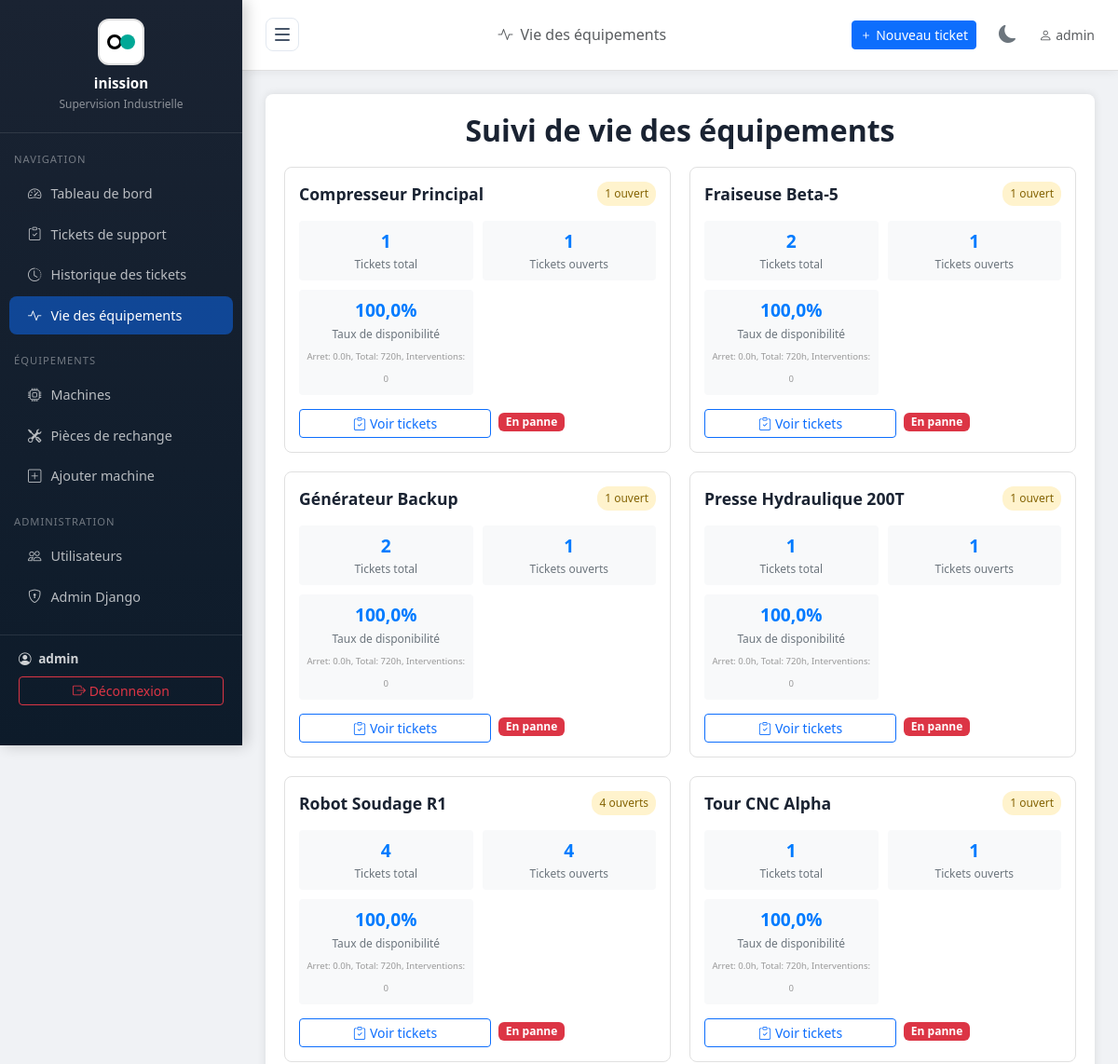
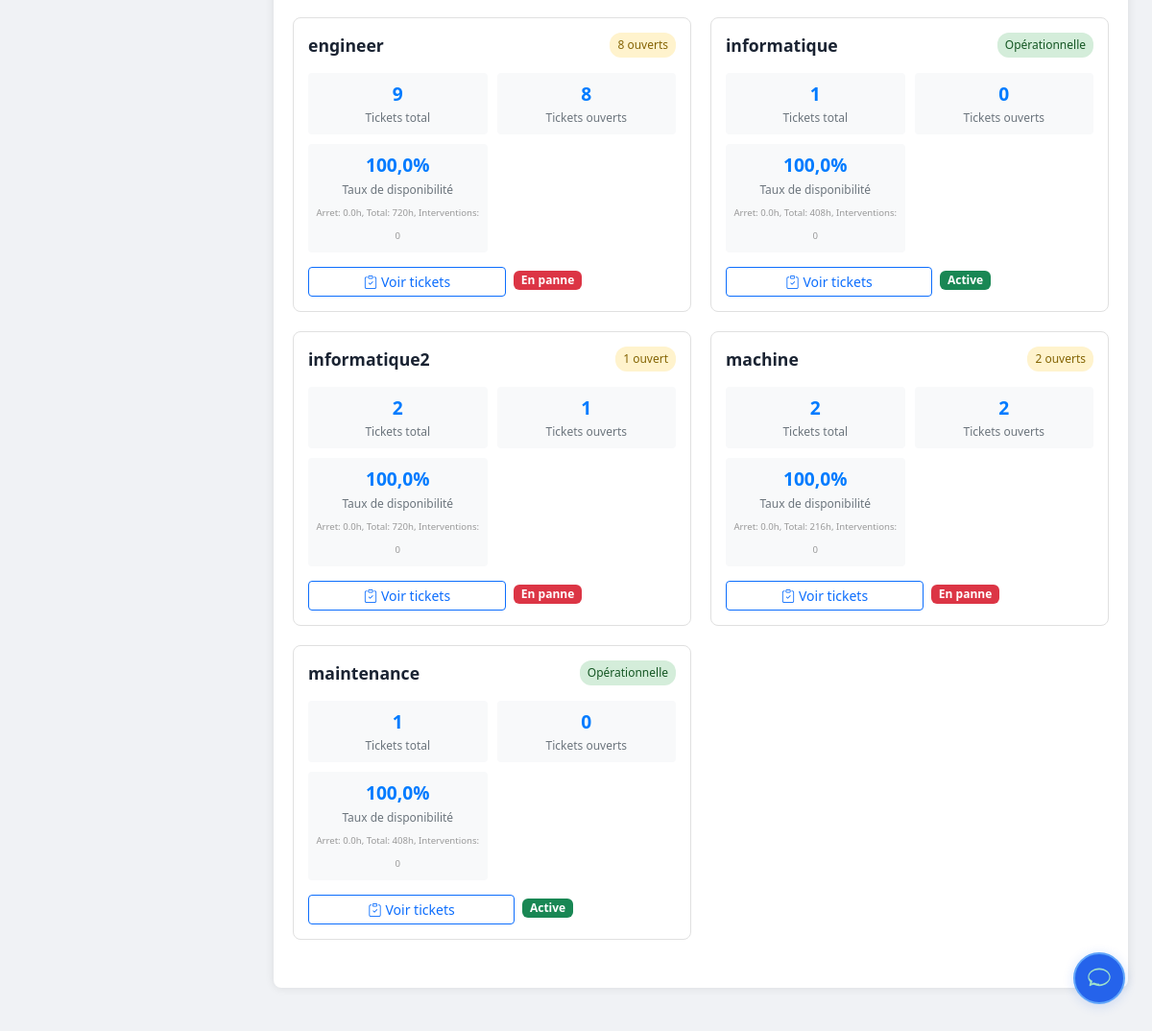
Screenshot of /interventions/viee/ (signed in) with the database file from the repository (2 pictures, top to bottom).
### tickets/models.py (models this page shows, shortened)
class Machine(models.Model):
    nom = models.CharField(max_length=200, verbose_name="Nom de la machine")
    reference = models.CharField(max_length=100, unique=True, verbose_name="Référence")
    localisation = models.CharField(max_length=200, verbose_name="Localisation / Zone")
    description = models.TextField(blank=True, verbose_name="Description")
    actif = models.BooleanField(default=True, verbose_name="Active")
    date_installation = models.DateField(null=True, blank=True, verbose_name="Date d'installation")
    department = models.ForeignKey('Department', on_delete=models.SET_NULL, null=True, blank=True, verbose_name="Département associé")
    operator = models.ForeignKey('OperatorProfile', on_delete=models.SET_NULL, null=True, blank=True, verbose_name="Opérateur assigné")
    manuel_pdf = models.FileField(upload_to='machines/manuals/', blank=True, null=True, verbose_name="Manuel d'utilisation (PDF)")
    manuel_texte = models.TextField(blank=True, null=True, verbose_name="Manuel d'utilisation (texte)")
    class Meta:
        verbose_name = "Machine"
        verbose_name_plural = "Machines"
        ordering = ['nom']

### tickets/views.py (the view, shortened to what this page needs)
# urls.py: path('interventions/viee/', views.viee_dashboard, name='viee_dashboard'),
@login_required
@login_required
def viee_dashboard(request):
    from django.db.models import Count, Q
    user = request.user
    profile = getattr(user, 'operatorprofile', None)
    if is_admin_or_supervisor(user):
        if profile and profile.role == 'superviseur' and profile.department:
            machine_base_qs = Machine.objects.filter(department=profile.department)
        else:
            machine_base_qs = Machine.objects.all()
    else:
        if not profile:
            messages.error(request, "Aucun profil opérateur trouvé.")
            return redirect('dashboard')
        machine_base_qs = profile.machines.all()
    machines_qs = machine_base_qs.annotate(
        nb_demandes=Count('ticketsupport'),
        nb_demandes_ouvertes=Count('ticketsupport', filter=Q(ticketsupport__statut__in=['en_attente', 'validee', 'en_cours'])),
        nb_demandes_critiques=Count('ticketsupport', filter=Q(ticketsupport__nature_probleme='critique', ticketsupport__statut__in=['en_attente', 'validee', 'en_cours'])),
    ).order_by('nom')
    paginator = Paginator(machines_qs, 25)  # 25 machines par page
    page = request.GET.get('page')
    try:
        machines = paginator.page(page)
    except PageNotAnInteger:
        machines = paginator.page(1)
    except EmptyPage:
        machines = paginator.page(paginator.num_pages)
    for machine in machines:
        total_arret_heures = 0
        interventions = InterventionTechnique.objects.filter(
            numero_ticket__machine=machine,
            date_fin_intervention__isnull=False
        )
        nb_interventions_terminees = interventions.count()
        if machine.date_installation:
            temps_total = (timezone.now().date() - machine.date_installation).days * 24
        else:
            temps_total = 30 * 24
        if temps_total > 0:
            temps_disponible = max(0, temps_total - total_arret_heures)
            machine.taux_disponibilite = (temps_disponible / temps_total) * 100
        else:
            machine.taux_disponibilite = 100.0
        machine.taux_disponibilite = round(machine.taux_disponibilite, 2)
        machine.debug_info = f"Arret: {total_arret_heures:.1f}h, Total: {temps_total}h, Interventions: {nb_interventions_terminees}"
    demandes_recentes = TicketSupport.objects.select_related('machine').order_by('-date_creation')[:10]
    interventions_recentes = InterventionTechnique.objects.select_related('numero_demande', 'numero_demande__machine').order_by('-date_creation')[:10]
    context = {
        'machines': machines,
        'demandes_recentes': demandes_recentes,
        'interventions_recentes': interventions_recentes,
        'paginator': paginator,
    }
    return render(request, 'tickets/viee_dashboard.html', context)

### tickets/templates/tickets/viee_dashboard.html (shortened to what this page needs)
{% extends 'tickets/base.html' %}
{% load permissions %}
{% block page_title %}<i class="bi bi-activity me-2"></i>Vie des équipements{% endblock %}
{% block content %}
<div class="viee-container">
    <h2 class="viee-title">Suivi de vie des équipements</h2>
    <div class="machine-grid">
        {% for machine in machines %}
        <div class="machine-card" data-machine-id="{{ machine.pk }}">
            <div class="machine-header">
                <div class="machine-name">{{ machine.nom }}</div>
                {% if machine.nb_demandes_critiques > 0 %}
                <div class="machine-status status-danger">{{ machine.nb_demandes_critiques }} critique{{ machine.nb_demandes_critiques|pluralize }}</div>
                {% elif machine.nb_demandes_ouvertes > 0 %}
                <div class="machine-status status-warning">{{ machine.nb_demandes_ouvertes }} ouvert{{ machine.nb_demandes_ouvertes|pluralize }}</div>
                {% else %}
                <div class="machine-status status-good">Opérationnelle</div>
                {% endif %}
            </div>
            <div class="machine-stats">
                <div class="stat-item">
                    <div class="stat-number" data-field="nb_demandes">{{ machine.nb_demandes }}</div>
                    <div class="stat-label">Tickets total</div>
                </div>
                <div class="stat-item">
                    <div class="stat-number" data-field="nb_demandes_ouvertes">{{ machine.nb_demandes_ouvertes }}</div>
                    <div class="stat-label">Tickets ouverts</div>
                </div>
                <div class="stat-item">
                    <div class="stat-number" data-field="taux_disponibilite">{{ machine.taux_disponibilite }}%</div>
                    <div class="stat-label">Taux de disponibilité</div>
                    <small style="font-size: 0.6rem; color: #999;">{{ machine.debug_info }}</small>
                </div>
            </div>
            <div class="d-flex gap-2">
                <button type="button" class="btn btn-sm btn-outline-primary flex-grow-1" data-bs-toggle="modal" data-bs-target="#ticketsModal" data-machine-id="{{ machine.pk }}">
                    <i class="bi bi-clipboard-check me-1"></i>Voir tickets
                </button>
                <div class="d-flex flex-column flex-grow-1">
                    <span class="mb-1 machine-status-label">
                        {% if machine.actif %}
                            {% if machine.nb_demandes_ouvertes > 0 %}
                                <span class="badge bg-danger">En panne</span>
                            {% else %}
                                <span class="badge bg-success">Active</span>
                            {% endif %}
                        {% else %}
                            <span class="badge bg-secondary">Inactive</span>
                        {% endif %}
                    </span>
                </div>
            </div>
        </div>
            {% empty %}
        <div class="col-12 text-center py-5 text-muted">
            <i class="bi bi-cpu" style="font-size:4rem;display:block;margin-bottom:15px;"></i>
            Aucune machine active trouvée.
        </div>
        {% endfor %}
    </div>
{% endblock %}

### tickets/templates/tickets/base.html (shortened to what this page needs)
{% load permissions %}
<!DOCTYPE html>
<html lang="fr">
<head>
    <link href="https://cdnjs.cloudflare.com/ajax/libs/bootstrap/5.3.2/css/bootstrap.min.css" rel="stylesheet">
    <link href="https://cdnjs.cloudflare.com/ajax/libs/bootstrap-icons/1.11.3/font/bootstrap-icons.min.css" rel="stylesheet">
</head>
<body>
{% if user.is_authenticated %}
<div id="sidebar" class="sidebar d-flex flex-column">
    <div class="sidebar-inner">
    <div class="sidebar-brand flex-shrink-0">
        <div class="brand-icon"></div>
        <h5>inission</h5>
        <small>Supervision Industrielle</small>
    </div>
    <nav class="mt-2 flex-grow-1">
        <div class="sidebar-section">Navigation</div>
        <a href="{% url 'dashboard' %}" class="nav-link {% if request.resolver_match.url_name == 'dashboard' %}active{% endif %}">
            <i class="bi bi-speedometer2"></i><span>Tableau de bord</span>
        </a>
        <a href="{% url 'demande_dashboard' %}" class="nav-link {% if 'demande' in request.resolver_match.url_name %}active{% endif %}">
            <i class="bi bi-clipboard-check"></i><span>Tickets de support</span>
        </a>
            <a href="{% url 'ticket_history_list' %}" class="nav-link {% if request.resolver_match.url_name == 'ticket_history_list' %}active{% endif %}">
                <i class="bi bi-clock-history"></i><span>Historique des tickets</span>
            </a>
        <a href="{% url 'viee_dashboard' %}" class="nav-link {% if 'viee' in request.resolver_match.url_name %}active{% endif %}">
            <i class="bi bi-activity"></i><span>Vie des équipements</span>
        </a>
        {% if user|is_admin_or_supervisor %}
        <div class="sidebar-section">Équipements</div>
        <a href="{% url 'machine_list' %}" class="nav-link {% if 'machine' in request.resolver_match.url_name %}active{% endif %}">
            <i class="bi bi-cpu"></i><span>Machines</span>
        </a>
            <a href="{% url 'machine_spare_parts' %}" class="nav-link {% if request.resolver_match.url_name == 'machine_spare_parts' %}active{% endif %}">
                <i class="bi bi-tools"></i><span>Pièces de rechange</span>
            </a>
        <a href="{% url 'machine_create' %}" class="nav-link">
            <i class="bi bi-plus-square"></i><span>Ajouter machine</span>
        </a>
        {% endif %}
        {% if user.is_staff %}
        <div class="sidebar-section">Administration</div>
        <a href="{% url 'user_list' %}" class="nav-link {% if 'user' in request.resolver_match.url_name %}active{% endif %}">
            <i class="bi bi-people"></i><span>Utilisateurs</span>
        </a>
        <a href="/admin/" class="nav-link">
            <i class="bi bi-shield-lock"></i><span>Admin Django</span>
        </a>
        {% endif %}
    </nav>
    <div class="sidebar-footer flex-shrink-0">
        <div class="user-info">
            <i class="bi bi-person-circle me-1"></i>
            <strong>{{ user.get_full_name|default:user.username }}</strong>
        </div>
        <form action="{% url 'logout' %}" method="post" style="margin-top:8px;">
            <button type="submit" class="btn btn-sm btn-outline-danger w-100">
                <i class="bi bi-box-arrow-right"></i> <span>Déconnexion</span>
            </button>
        </form>
    </div>
    </div>
</div>
<div id="main" class="main-content">
    <div class="topbar">
        <button id="toggle-btn" onclick="toggleSidebar()">
            <span></span>
            <span></span>
            <span></span>
        </button>
        <h6 class="mb-0 text-muted">{% block page_title %}{% endblock %}</h6>
        <div class="d-flex align-items-center gap-3">
            <a href="{% url 'demande_create' %}" class="btn btn-primary btn-sm">
                <i class="bi bi-plus"></i> Nouveau ticket
            </a>
            <button class="theme-toggle-btn" onclick="toggleTheme()" title="Basculer le thème">
                <i class="bi bi-moon-fill" id="theme-icon"></i>
            </button>
            <span class="text-muted small"><i class="bi bi-person me-1"></i>{{ user.username }}</span>
        </div>
    </div>
    <div class="page-content">
        {% block content %}{% endblock %}
    </div>
</div>
{% else %}
    {% block auth_content %}{% endblock %}
{% endif %}
{% if user.is_authenticated %}
{% include "tickets/chatbot_widget.html" %}
{% endif %}
</body>
</html>

### rows the page displays
Machine: nom "Compresseur Principal", nb_demandes_ouvertes "1", nb_demandes "1", taux_disponibilite "100,0", debug_info "Arret: 0.0h, Total: 720h, Interventions: 0", actif "En panne"
Machine: nom "Fraiseuse Beta-5", nb_demandes_ouvertes "1", nb_demandes "2", taux_disponibilite "100,0", debug_info "Arret: 0.0h, Total: 720h, Interventions: 0", actif "En panne"
Machine: nom "Générateur Backup", nb_demandes_ouvertes "1", nb_demandes "2", taux_disponibilite "100,0", debug_info "Arret: 0.0h, Total: 720h, Interventions: 0", actif "En panne"
Machine: nom "Presse Hydraulique 200T", nb_demandes_ouvertes "1", nb_demandes "1", taux_disponibilite "100,0", debug_info "Arret: 0.0h, Total: 720h, Interventions: 0", actif "En panne"
Machine: nom "Robot Soudage R1", nb_demandes_ouvertes "4", nb_demandes "4", taux_disponibilite "100,0", debug_info "Arret: 0.0h, Total: 720h, Interventions: 0", actif "En panne"
Machine: nom "Tour CNC Alpha", nb_demandes_ouvertes "1", nb_demandes "1", taux_disponibilite "100,0", debug_info "Arret: 0.0h, Total: 720h, Interventions: 0", actif "En panne"
Machine: nom "engineer", nb_demandes_ouvertes "8", nb_demandes "9", taux_disponibilite "100,0", debug_info "Arret: 0.0h, Total: 720h, Interventions: 0", actif "En panne"
Machine: nom "informatique", shows "Opérationnelle", nb_demandes "1", nb_demandes_ouvertes "0", taux_disponibilite "100,0", debug_info "Arret: 0.0h, Total: 408h, Interventions: 0", actif "Active"
Machine: nom "informatique2", nb_demandes_ouvertes "1", nb_demandes "2", taux_disponibilite "100,0", debug_info "Arret: 0.0h, Total: 720h, Interventions: 0", actif "En panne"
Machine: nom "machine", nb_demandes_ouvertes "2", nb_demandes "2", taux_disponibilite "100,0", debug_info "Arret: 0.0h, Total: 216h, Interventions: 0", actif "En panne"
Machine: nom "maintenance", shows "Opérationnelle", nb_demandes "1", nb_demandes_ouvertes "0", taux_disponibilite "100,0", debug_info "Arret: 0.0h, Total: 408h, Interventions: 0", actif "Active"

### other values shown
{{ user.get_full_name|default:user.username }} "admin"
{{ user.username }} "admin"
